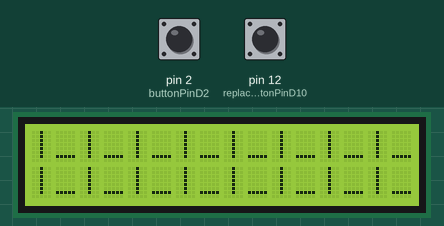
Simulated run of this sketch. Board: Arduino Uno, built with avr-gcc and run on an emulated ATmega328P. Shown: 16×2 character LCD. The test bench sets the inputs (shaded band); at power-on: pin 2 (buttonPinD2) LOW, pin 12 (replaceButtonPinD10) LOW.

Above: at 1.2 s.
1.3 s: pin 2 (buttonPinD2) pulled HIGH for 3.2 s
At 1.58 s:
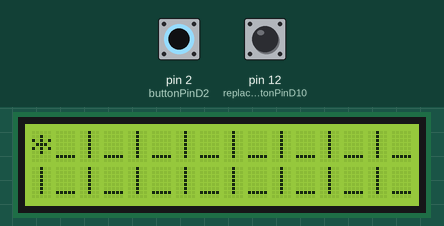
6.0 s: pin 12 (replaceButtonPinD10) pulled HIGH for 0.15 s
At 6.6 s:
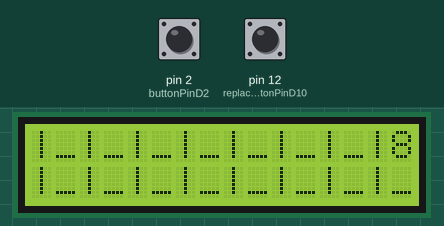
7.6 s: pin 2 (buttonPinD2) pulled HIGH for 0.15 s
At 7.77 s:
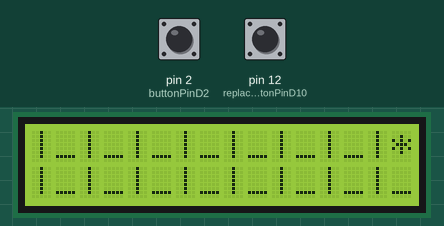
9.4 s: pin 2 (buttonPinD2) pulled HIGH for 1 s
At 9.66 s:
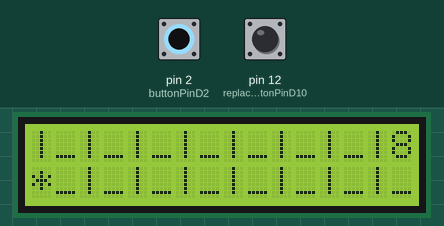
12.2 s: pin 12 (replaceButtonPinD10) pulled HIGH for 1 s
At 13.6 s:
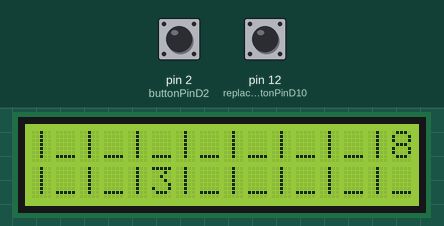
14.7 s: pin 2 (buttonPinD2) pulled HIGH for 0.15 s
At 14.87 s:
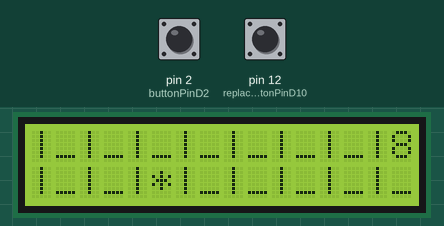
Timing chart, 0 to 17.5 s (numbered marks = the images above; inputs shaded):
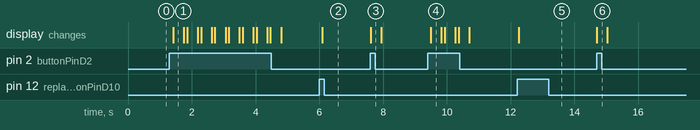

Measured:
- after the input at 1.3 s, the display: changes after 0.12 s (image 1)
- after the input at 6.0 s, the display: changes after 0.09 s (image 2)
- after the input at 7.6 s, the display: changes at once (image 3)
- after the input at 9.4 s, the display: changes after 0.10 s (image 4)
- after the input at 12.2 s, the display: changes after 0.06 s (image 5)
- after the input at 14.7 s, the display: changes at once (image 6)

The sketch:

ozel_secim__75.ino
```cpp
#include <LiquidCrystal_I2C.h>

LiquidCrystal_I2C lcd(0x27, 16, 2);

const int buttonPinD2 = 2;
const int replaceButtonPinD10 = 12;

int buttonStateD2 = 0;
int replaceButtonStateD10 = 0;
int buttonPressCount = 0;


char characters[] = "|_|_|_|_|_|_|_|_|";
char charactersAlt[] = "|_|_|_|_|_|_|_|_";
int currentPosition = 0;
int currentPositionAlt = 0;
bool isTopRowFinished = false;
bool isOnBottomRow = false;


int characterNumbers[] = {1, 2, 3, 4, 5, 6, 7, 8};


bool selectedTopRow[8] = {false, false, false, false, false, false, false, false};
bool selectedBottomRow[8] = {false, false, false, false, false, false, false, false};

void setup() {
  pinMode(buttonPinD2, INPUT);
  pinMode(replaceButtonPinD10, INPUT);

  lcd.init();
  lcd.backlight();
  lcd.clear();
  lcd.setCursor(0, 0);
  lcd.print(characters);
  lcd.setCursor(0, 1);
  lcd.print(charactersAlt);
}

void loop() {

  buttonStateD2 = digitalRead(buttonPinD2);


  if (buttonStateD2 == HIGH) {
    if (!isTopRowFinished) {

      lcd.setCursor(currentPosition, 0);
      lcd.print('*');
      delay(200);


      do {
        currentPosition++;
        if (currentPosition >= sizeof(characters) - 1) {
          currentPosition = 0;
          isTopRowFinished = true;
        }
      } while (characters[currentPosition] != '_');


      lcd.setCursor(currentPosition, 0);
      lcd.print('_');
    } else {
      isOnBottomRow = true;
      lcd.setCursor(currentPositionAlt, 1);
      lcd.print('*');
      delay(200);


      do {
        currentPositionAlt++;
        if (currentPositionAlt >= sizeof(charactersAlt) - 1) {
          currentPositionAlt = 0;
                  }
      } while (charactersAlt[currentPositionAlt] != '_');

      lcd.setCursor(currentPositionAlt, 1);
      lcd.print('_');
    }
    delay(100);
  }


  replaceButtonStateD10 = digitalRead(replaceButtonPinD10);

  if (replaceButtonStateD10 == HIGH) {
    if (!isTopRowFinished && characters[currentPosition] == '_') {

      int numberToPlace = characterNumbers[currentPosition / 2 % 8];
      characters[currentPosition] = numberToPlace + '0';
      lcd.setCursor(currentPosition, 0);
      lcd.print(characters[currentPosition]);
      selectedTopRow[currentPosition / 2 % 8] = true;
    } else if (isTopRowFinished && charactersAlt[currentPositionAlt] == '_') {
      int numberToPlace = characterNumbers[currentPositionAlt / 2 % 8];
      charactersAlt[currentPositionAlt] = numberToPlace + '0';
      lcd.setCursor(currentPositionAlt, 1);
      lcd.print(charactersAlt[currentPositionAlt]);
      selectedBottomRow[currentPositionAlt / 2 % 8] = true;
    }
    delay(200);
  }


  lcd.setCursor(0, 0);
  lcd.print(characters);
  lcd.setCursor(0, 1);
  lcd.print(charactersAlt);


  if (charactersAlt[15] != '_') {
    lcd.clear();
    lcd.setCursor(0, 0);
    for (int i = 0; i < 8; i++) {
      lcd.print(selectedTopRow[i] ? '1' : '0');
    }
    lcd.setCursor(0, 1);
    for (int i = 0; i < 8; i++) {
      lcd.print(selectedBottomRow[i] ? '1' : '0');
    }
    delay(3000);
    lcd.clear();
  }

  delay(100);
}
```
